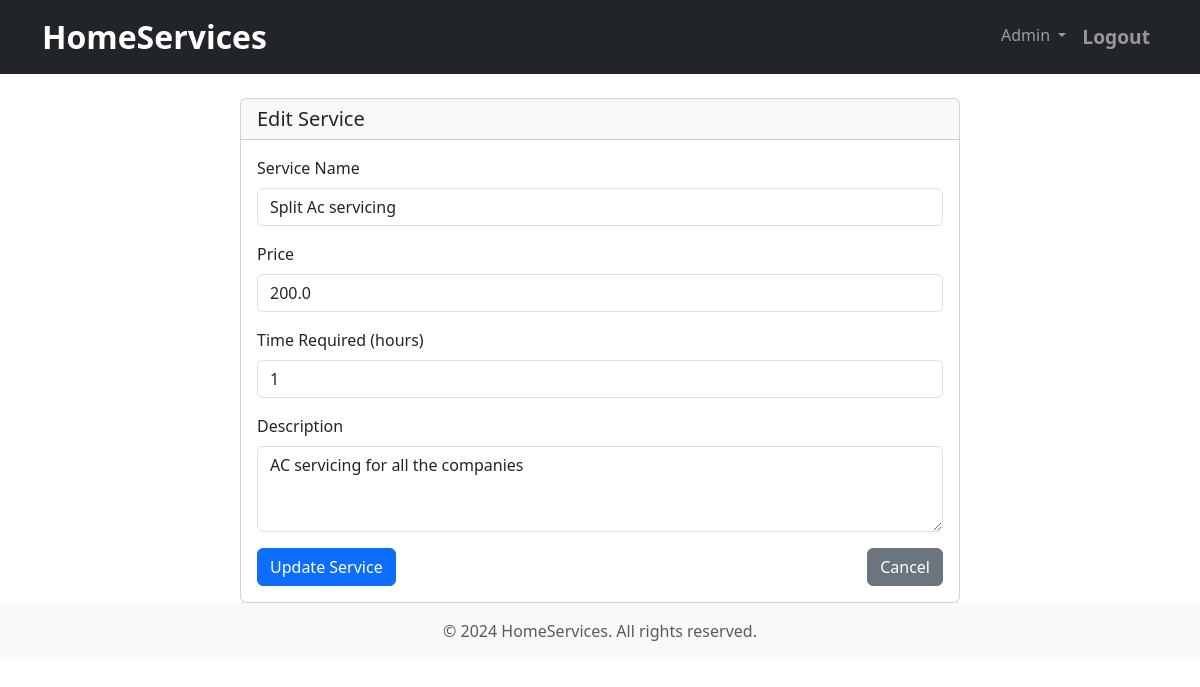
The page /admin/service/3/edit (signed in) on the database its author committed.
### models.py (models this page shows)
class ServicePackage(db.Model):
    __tablename__ = 'service_package'
    id = db.Column(db.Integer, primary_key=True)
    name = db.Column(db.String(120), nullable=False)
    price = db.Column(db.Float, nullable=False)
    service_category_id = db.Column(db.Integer, db.ForeignKey('service_category.id'), nullable=False)
    time = db.Column(db.Integer, nullable=False)  # Time in hours
    description = db.Column(db.Text, nullable=False)
    service_requests = db.relationship('ServiceRequest', backref='service_package', lazy=True)

### Folder1/admin_dashboard.py (the view, shortened to what this page needs)
@admin_blueprint.route('/service/<int:id>/edit', methods=['GET', 'POST'])
@admin_required
def edit_service(id):
    service = ServicePackage.query.get_or_404(id)
    return render_template('edit_service.html', service=service)

### Folder1/admin_dashboard.py (called while the page is built)
def admin_required(f):
    @wraps(f)
    def decorated_function(*args, **kwargs):
        if 'user_id' not in session or session.get('role') != 'admin':
            flash('Please login as admin to access this page.', 'danger')
            return redirect(url_for('auth.login'))
        return f(*args, **kwargs)
    return decorated_function

### templates/edit_service.html (shortened to what this page needs)
{% extends "base.html" %}
{% block content %}
<div class="container mt-4">
    <div class="row">
        <div class="col-md-8 offset-md-2">
            <div class="card">
                <div class="card-header">
                    <h5 class="mb-0">Edit Service</h5>
                </div>
                <div class="card-body">
                    <form action="{{ url_for('admin.edit_service', id=service.id) }}" method="POST">
                        <div class="mb-3">
                            <label for="name" class="form-label">Service Name</label>
                            <input type="text" class="form-control" id="name" name="name" value="{{ service.name }}" required>
                        </div>
                        <div class="mb-3">
                            <label for="price" class="form-label">Price</label>
                            <input type="number" step="0.01" class="form-control" id="price" name="price" value="{{ service.price }}" required>
                        </div>
                        <div class="mb-3">
                            <label for="time" class="form-label">Time Required (hours)</label>
                            <input type="number" class="form-control" id="time" name="time" value="{{ service.time }}" required>
                        </div>
                        <div class="mb-3">
                            <label for="description" class="form-label">Description</label>
                            <textarea class="form-control" id="description" name="description" rows="3" required>{{ service.description }}</textarea>
                        </div>
                        <div class="d-flex justify-content-between">
                            <button type="submit" class="btn btn-primary">Update Service</button>
                            <a href="{{ url_for('admin.dashboard') }}" class="btn btn-secondary">Cancel</a>
                        </div>
                    </form>
                </div>
            </div>
        </div>
    </div>
</div>
{% endblock %}

### rows shown on the page
ServicePackage: name "Split Ac servicing", price "200.0", time "1", description "AC servicing for all the companies"
